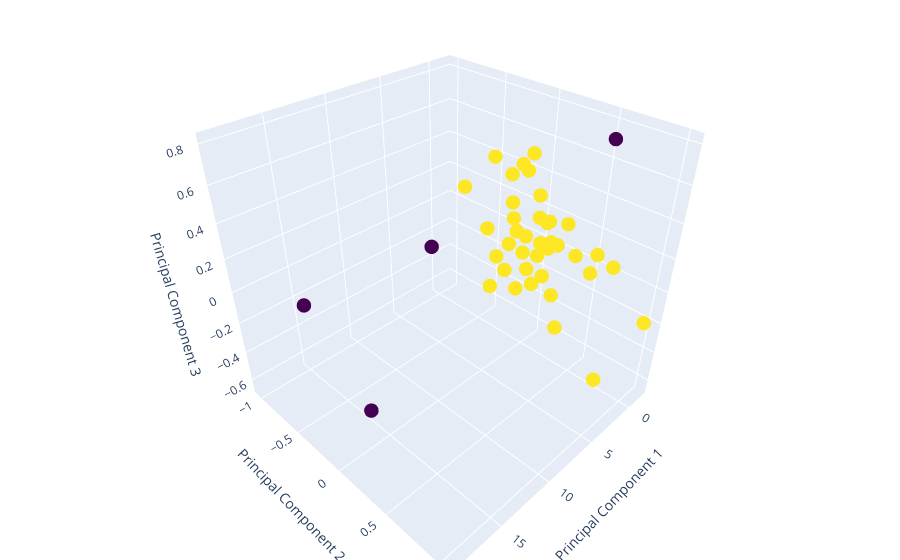

Notebook code cell kept with this figure:
### Markdown cell above
Although the elbow method plot strongly suggests adopting two clusters during the analysis, it was found to be a good choice to opt for three clusters instead. This decision was based, in part, on the averages of the values within each individual cluster, as seen above. The obtained means appear to fairly clearly indicate that there are three distinct patterns that differentiate the clusters.

### Code cell
# # PCA for visualization
# pca = PCA(n_components=3)
# reduced_data = pca.fit_transform(scaled_data)

# # Create a new figure
# fig = plt.figure()

# # Add a 3D scatter plot to the figure
# ax = fig.add_subplot(111, projection='3d')

# # Assign x, y, and z to the three principal components
# x = reduced_data[:, 0]
# y = reduced_data[:, 1]
# z = reduced_data[:, 2]

# # Create a 3D scatter plot using cluster labels to color the points
# scatter = ax.scatter(x, y, z, c=best_labels)

# # Show the plot
# plt.show()

#la prima visualizzazione è in 3 dimensioni ma non modificabile, applicare se ci si trova meglio

pca = PCA(n_components=3)
reduced_data = pca.fit_transform(scaled_data)
scatter = go.Scatter3d(
    x=reduced_data[:, 0],
    y=reduced_data[:, 1],
    z=reduced_data[:, 2],
    mode='markers',
    marker=dict(color=best_labels, colorscale='Viridis', size=5),
)

layout = go.Layout(
    scene=dict(
        xaxis=dict(title='Principal Component 1'),
        yaxis=dict(title='Principal Component 2'),
        zaxis=dict(title='Principal Component 3'),
    ),
    margin=dict(l=0, r=0, b=0, t=0),
)

fig = go.Figure(data=[scatter], layout=layout)
fig.show()

### Figure 1 — Plotly figure (JSON) as saved in the notebook; plotly's stock layout.template omitted (floating-point values rounded to 4 significant figures)
{"data": [{"marker": {"color": [0, 0, 0, 0, 0, 0, 0, 0, 0, 0, -1, 0, 0, -1, -1, 0, 0, 0, 0, 0, -1, 0, 0, 0, 0, 0, 0, 0, 0, 0, 0, 0, 0, 0, 0, 0, 0, 0, 0, 0, 0, 0], "colorscale": [[0, "#440154"], [0.1111, "#482878"], [0.2222, "#3e4989"], [0.3333, "#31688e"], [0.4444, "#26828e"], [0.5556, "#1f9e89"], [0.6667, "#35b779"], [0.7778, "#6ece58"], [0.8889, "#b5de2b"], [1, "#fde725"]], "size": 5}, "mode": "markers", "type": "scatter3d", "x": [-1.033, -0.9341, -1.507, -0.8189, -0.9296, -1.351, -1.536, 0.5695, -0.9601, -1.385, 0.7196, -1.49, -0.7346, 18.12, 19.07, -0.5879, -1.011, -1.674, -1.62, -1.111, 0.9702, -0.8551, -0.06467, -1.092, -0.6671, -1.003, -1.153, -1.009, -1.37, -1.55, -0.5025, -0.7465, -1.131, -1.152, -0.855, -1.395, 0.008426, -1.096, -1.506, -1.306, -0.7597, -1.562], "y": [-0.1783, 0.09056, 0.07883, -0.3882, -0.272, -0.1311, 0.003927, 0.3675, -0.009923, -0.1554, -1.026, -0.1119, 0.1629, 0.2234, -0.2443, -0.4803, -0.08284, 0.07311, -0.02236, 0.1862, 0.6855, -0.4501, 0.6191, -0.2643, -0.09679, -0.3065, 0.5154, 0.7071, 0.3552, 0.1709, -0.737, -0.2535, 0.2743, -0.211, 1.03, -0.02291, 0.7506, -0.2452, -0.0204, -0.1981, -0.4389, 0.0532], "z": [0.4318, -0.2024, 0.1373, -0.2202, 0.3511, -0.0167, -0.02552, -0.4063, -0.2935, -0.1356, -0.307, -0.2409, 0.05521, -0.2369, 0.2189, -0.04562, 0.5165, -0.04443, -0.1223, -0.3097, 0.8059, -0.4639, 0.1434, 0.174, 0.4231, -0.2975, -0.04315, 0.0642, 0.008484, 0.01192, 0.1648, -0.08759, 0.1902, -0.0006864, -0.1635, 0.2748, -0.652, 0.07653, 0.1335, -0.4066, 0.4205, 0.1199]}], "layout": {"margin": {"b": 0, "l": 0, "r": 0, "t": 0}, "scene": {"xaxis": {"title": {"text": "Principal Component 1"}}, "yaxis": {"title": {"text": "Principal Component 2"}}, "zaxis": {"title": {"text": "Principal Component 3"}}}}}
